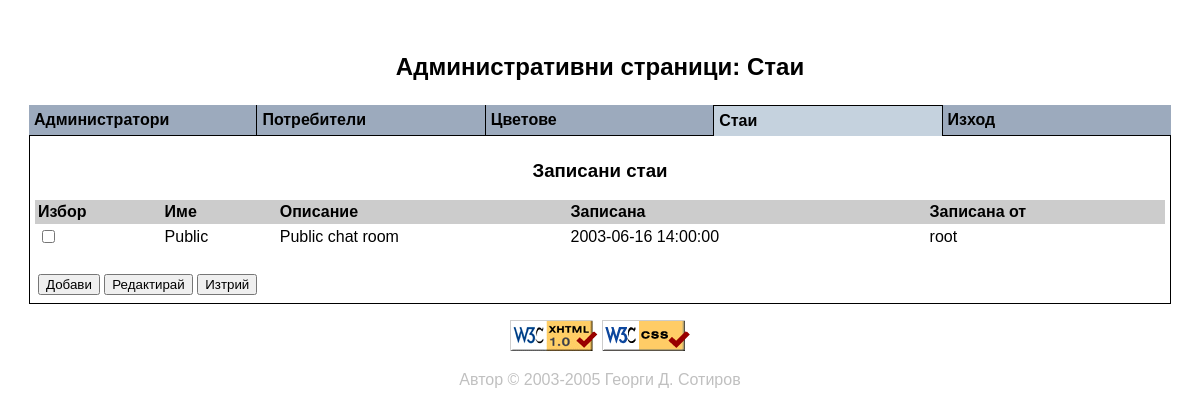
The page /adm_rooms.php (signed in) on the database its author committed.
### tables this page shows
CREATE TABLE rooms (
    RoomID      INT /*!UNSIGNED */ UNIQUE NOT NULL /*! AUTO_INCREMENT */,
    RoomName    VARCHAR(16)        UNIQUE NOT NULL,
    Descr       VARCHAR(255)              NOT NULL,
    ModDate     DATE                      NULL DEFAULT NULL,
    ModTime     TIME                      NULL DEFAULT NULL,
    AdminID     INT /*!UNSIGNED*/         NOT NULL DEFAULT 1,
    PRIMARY KEY (RoomID),
    INDEX (AdminID)
);

### adm_rooms.php (the view, shortened to what this page needs)
<?php
  include("admin.inc.php");
?>
<!DOCTYPE html PUBLIC "-//W3C//DTD XHTML 1.0 Transitional//EN"
 "http://www.w3.org/TR/xhtml1/DTD/xhtml1-transitional.dtd">
<html xmlns="http://www.w3.org/1999/xhtml" xml:lang="bg" lang="bg">
<head>
<link href="chat.css" rel="stylesheet" type="text/css" />
</head>
<body class="Admin" onload="javascript: focusFirst(); return true">
<p align="center" class="midhdr">Административни страници: Стаи</p>
<table align="center" class="tbThinBorder" cellspacing="0" width="100%">
<tr><td colspan="6" class="tdData">
<p align="center" class="smlhdr">Записани стаи</p>
<form action="adm_roomsmod.php" method="post">
<table align="center" cellspacing="0" class="tbInfo" width="100%">
<tr>
<th>Избор</th>
<th>Име</th>
<th>Описание</th>
<th>Записана</th>
<th>Записана от</th>
</tr>
<?php
  if ( $lnk = @mysqli_connect("p:" . DB_SERVER, DB_RO_USER, DB_RO_PWD) ) {
    if ( @mysqli_select_db($lnk, DB_NAME) ) {
      $query  = "SELECT rooms.RoomID,rooms.RoomName,rooms.Descr,";
      $query .= "rooms.ModDate,rooms.ModTime,";
      $query .= "administrators.Username AS ModByName";
      $query .= " FROM rooms,administrators";
      $query .= " WHERE rooms.AdminID=administrators.AdminID";
      $res = @mysqli_query($lnk, $query);
      if ( @mysqli_num_rows($res) > 0 ) {
        $RowNum = 1;
        while ( $RoomDetails = @mysqli_fetch_array($res, MYSQL_ASSOC) ) {
          if ( $RowNum++ % 2 ) {
            print("<tr class=\"trOdd\">\n");
          }
          else {
            print("<tr>\n");
          }
          print("<td><input name=\"RoomIds[]\" type=\"checkbox\" value=\"");
          print($RoomDetails['RoomID']."\" /></td>\n");
          print("<td>".$RoomDetails['RoomName']."</td>\n");
          print("<td>".$RoomDetails['Descr']."</td>\n");
          print("<td>".$RoomDetails['ModDate']." ".$RoomDetails['ModTime']."</td>\n");
          print("<td>".$RoomDetails['ModByName']."</td>\n");
          print("</tr>\n");
        }
      }
    }
    else {
      PrintError(202);
      exit;
    }
  }
  else {
    PrintError(201);
    exit;
  }
?>
</table>
<table width="100%">
<tr><td>&nbsp;</td></tr>
<tr><td><input name="SubmitAdd" type="submit" value="Добави" />
<input name="SubmitEdit" type="submit" value="Редактирай" />
<input name="SubmitDel" type="submit" value="Изтрий" />
</td></tr></table></form></td></tr></table>
<p align="center"><a href="https://validator.w3.org/check/referer">
<img border="0" src="valid-xhtml.png" alt="Valid XHTML 1.0!"
height="31" width="88" /></a>
<a class="right" href="https://jigsaw.w3.org/css-validator/check/referer">
<img alt="Valid CSS!" border="0" height="31" src="valid-css.png" width="88" />
</a></p>
<p align="center" class="copyright">Автор &copy; 2003-2005
<a class="aCopyright" href="mailto: <?php echo CHAT_CONTACT ?>">
<?php echo CHAT_AUTHOR ?></a></p>
</body>
</html>

### chat.css (style rules this page uses)
a, a:link, a:visited, a:hover, a.aTabInactive, a.aTabInactive:link, a.aTabInactive:visited, a.aTabInactive:hover, a.aCopyright:link, a.aCopyright:visited { background-color: transparent; font: 12pt Arial, Helvetica, sans-serif; text-decoration: none; }
a:link, a:visited { color: #0000FF; }
a.aCopyright:link, a.aCopyright:visited { color: #C0C0C0; }
body { background-color: #FFFFFF; color: #000000; margin: 0px 0px 0px 0px; padding: 5px 5px 5px 5px; }
body.Admin { margin: 2% 2% 2% 2%; }
table { border-style: none; empty-cells: show; font: normal normal normal 12pt Arial, Helvetica, sans-serif; }
table.tbThinBorder td.tdTabActive, table.tbThinBorder td.tdTabActiveFirst, table.tbThinBorder td.tdTabInactive, table.tbThinBorder td.tdTabInactiveLast, table.tbThinBorder td.tdData { border-color: #000000; border-style: solid; color: #000000; padding: 5px 5px 5px 5px; }
table.tbThinBorder td.tdData { border-width: 0px 1px 1px 1px; background: transparent; }
table.tbInfo th, table.tbOnline th { background: #CCCCCC; font-weight: bold; text-align: left; padding: 3px 3px 3px 3px; }
table.tbInfo tr { background: #DDDDDD; }
table.tbInfo tr.trOdd { background: #FFFFFF; }
table.tbInfo td, table.tbOnline td { padding: 3px 3px 3px 3px; }
.midhdr { font: normal normal bold 18pt Arial, Helvetica, sans-serif; }
.smlhdr { font: normal normal bold 14pt Arial, Helvetica, sans-serif; }
.copyright, .error, .required, .text { font: normal normal normal 12pt Arial, Helvetica, sans-serif; }
.copyright { color: #C0C0C0; }

### rows shown on the page
rooms: RoomName "Public", Descr "Public chat room", ModDate "2003-06-16", ModTime "14:00:00", AdminID.Username "root"

### other values the page prints
$Value['title'] "Администратори"
$Value['title'] "Потребители"
$Value['title'] "Цветове"
$Value['title'] "Стаи"
$Value['title'] "Изход"
CHAT_AUTHOR "Георги Д. Сотиров"
